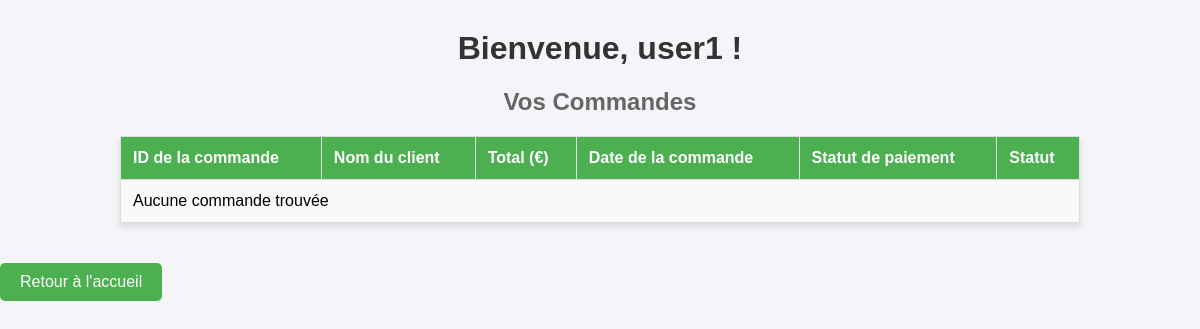
/profil.php (signed in), run on an earlier commit of the app's database.
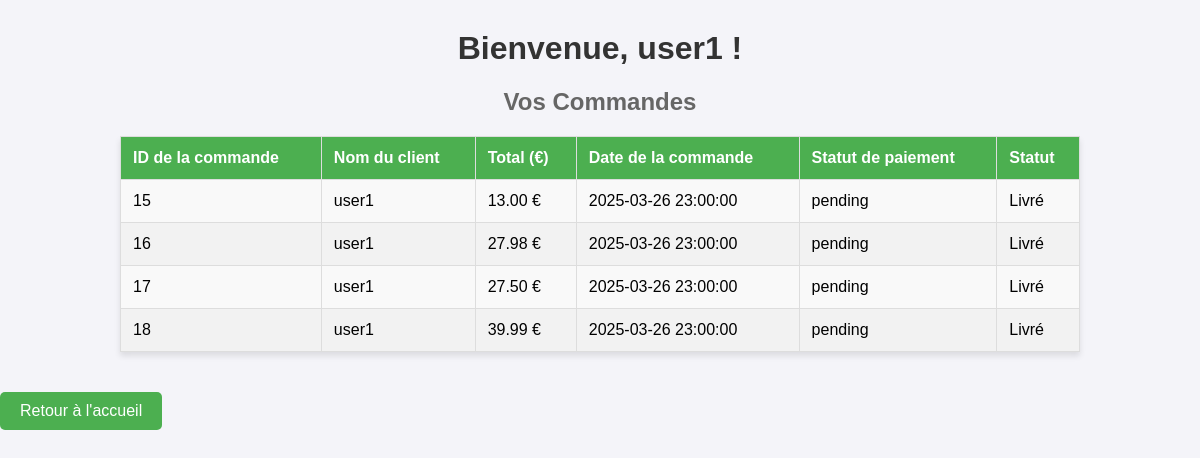
And on a later commit of the database.
### tables this page shows
CREATE TABLE IF NOT EXISTS `users` (
  `id` int NOT NULL AUTO_INCREMENT,
  `username` varchar(100) NOT NULL,
  `email` varchar(255) NOT NULL,
  `password` varchar(100) NOT NULL,
  `role` enum('user','admin') DEFAULT 'user',
  PRIMARY KEY (`id`),
  UNIQUE KEY `username` (`username`)
);

CREATE TABLE IF NOT EXISTS `orders` (
  `order_id` int NOT NULL AUTO_INCREMENT,
  `client_name` varchar(255) DEFAULT NULL,
  `total` decimal(10,2) DEFAULT NULL,
  `order_date` timestamp NULL DEFAULT CURRENT_TIMESTAMP,
  `payment_status` enum('pending','completed') DEFAULT 'pending',
  `status` varchar(20) DEFAULT 'En attente',
  PRIMARY KEY (`order_id`)
);

### profil.php (the view, shortened to what this page needs)
<?php
$host = 'localhost';
$dbname = 'livres';
$username = 'root';
$password = '';
try {
    $pdo = new PDO("mysql:host=$host;dbname=$dbname", $username, $password);
    $pdo->setAttribute(PDO::ATTR_ERRMODE, PDO::ERRMODE_EXCEPTION);
} catch (PDOException $e) {
    echo "Erreur de connexion à la base de données : " . $e->getMessage();
    exit;
}
$userId = $_SESSION['user_id'];
$stmt = $pdo->prepare("SELECT * FROM users WHERE id = :id");
$stmt->execute(['id' => $userId]);
$user = $stmt->fetch(PDO::FETCH_ASSOC);
$sql = "SELECT * FROM orders WHERE client_name = :client_name ORDER BY order_date DESC";
$stmt = $pdo->prepare($sql);
$stmt->execute(['client_name' => $user['username']]);
$orders = $stmt->fetchAll(PDO::FETCH_ASSOC);
?>
<!DOCTYPE html>
<html lang="fr">
<head>
    <link rel="stylesheet" href="css/style7.css">
</head>
<body>
    <h1>Bienvenue, <?php echo htmlspecialchars($user['username']); ?> !</h1>
    <h2>Vos Commandes</h2>
    <table border="1">
        <thead>
            <tr>
                <th>ID de la commande</th>
                <th>Nom du client</th>
                <th>Total (€)</th>
                <th>Date de la commande</th>
                <th>Statut de paiement</th>
                <th>Statut</th>
            </tr>
        </thead>
        <tbody>
            <?php
            if (count($orders) > 0) {
                foreach ($orders as $order) {
                    echo "<tr>";
echo "<td>" . htmlspecialchars($order['order_id']) . "</td>";
echo "<td>" . htmlspecialchars($order['client_name']) . "</td>";
echo "<td>" . htmlspecialchars($order['total']) . " €</td>";
echo "<td>" . htmlspecialchars($order['order_date']) . "</td>";
echo "<td>" . htmlspecialchars($order['payment_status']) . "</td>";
echo "<td>" . htmlspecialchars($order['status']) . "</td>";
echo "</tr>";
                }
            } else {
                echo "<tr><td colspan='6'>Aucune commande trouvée</td></tr>";
            }
            ?>
        </tbody>
    </table>
    <a href="index2.php">Retour à l'accueil</a>
</body>
</html>

### css/style7.css (style rules this page uses)
body { font-family: Arial, sans-serif; background-color: #f4f4f9; margin: 0; padding: 0; }
h1, h2 { color: #333; text-align: center; }
table { width: 80%; margin: 20px auto; border-collapse: collapse; background-color: #fff; box-shadow: 0 4px 6px rgba(0, 0, 0, 0.1); }
th, td { padding: 12px; text-align: left; border: 1px solid #ddd; }
th { background-color: #4CAF50; color: white; }
td { background-color: #f9f9f9; }
tr:nth-child(even) td { background-color: #f2f2f2; }
a { display: inline-block; margin: 20px auto; padding: 10px 20px; background-color: #4CAF50; color: white; text-decoration: none; text-align: center; border-radius: 5px; }
h1 { margin-top: 30px; color: #333; }
h2 { margin-top: 20px; color: #666; }

What changed in the data, as far as the page shows it:
added orders: order_id "15", client_name "user1", total "13.00", order_date "2025-03-26 23:00:00", payment_status "pending", status "Livré"
added orders: order_id "16", client_name "user1", total "27.98", order_date "2025-03-26 23:00:00", payment_status "pending", status "Livré"
added orders: order_id "17", client_name "user1", total "27.50", order_date "2025-03-26 23:00:00", payment_status "pending", status "Livré"
added orders: order_id "18", client_name "user1", total "39.99", order_date "2025-03-26 23:00:00", payment_status "pending", status "Livré"
Also different on the page:
text no longer shown: "Aucune commande trouvée"
